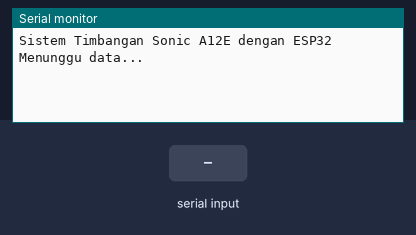
Simulated run of this sketch. Board: ESP32. Parts: the last lines printed to the serial monitor. The inputs (shaded band) are chosen by the test bench. Nothing arrives over Bluetooth unless stated.

Above: at 1.2 s.
1.3 s: "1\n" received over the second serial link
At 2.8 s:
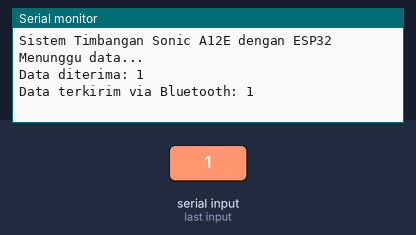
3.5 s: "0\n" received over the second serial link
At 3.81 s:
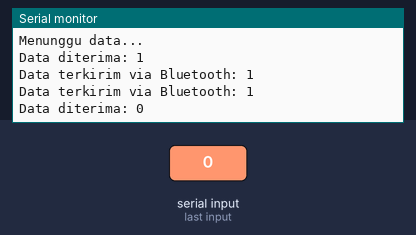
5.0 s: "2\n" received over the second serial link
At 5.8 s:
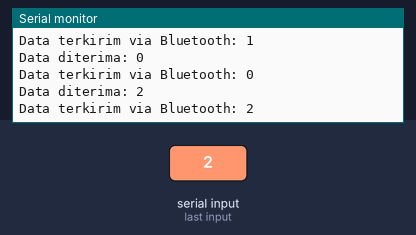
Timing chart, 0 to 8.0 s (numbered marks = the images above; inputs shaded):
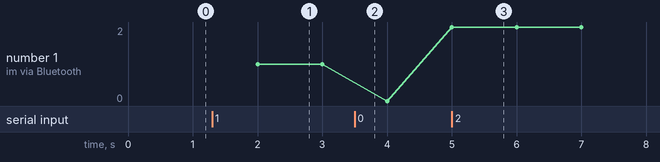

The sketch:

next.ino
```cpp
#include <HardwareSerial.h>
#include "BluetoothSerial.h"

#define RX_PIN 17
#define TX_PIN 16

HardwareSerial TimbanganSerial(2);
BluetoothSerial SerialBT;

String lastData = "";
unsigned long lastSendTime = 0;
const unsigned long sendInterval = 1000; // Interval pengiriman 1 detik

void setup() {
  Serial.begin(115200);
  TimbanganSerial.begin(9600, SERIAL_8N1, RX_PIN, TX_PIN);
  SerialBT.begin("ESP32_Timbangan"); // Nama Bluetooth device

  Serial.println("Sistem Timbangan Sonic A12E dengan ESP32");
  Serial.println("Menunggu data...");
}

void loop() {
  if (TimbanganSerial.available()) {
    String data = TimbanganSerial.readStringUntil('\n');
    data.trim();

    if (data.length() > 0) {
      lastData = data;
      Serial.println("Data diterima: " + lastData);
    }
  }

  unsigned long currentTime = millis();
  if (currentTime - lastSendTime >= sendInterval) {
    if (lastData != "") {
      SerialBT.println(lastData);
      Serial.println("Data terkirim via Bluetooth: " + lastData);
    }
    lastSendTime = currentTime;
  }
}
```

Measured:
- after the input at 1.3 s, the serial monitor: prints a new line at once (image 1)
- after the input at 3.5 s, the serial monitor: prints a new line at once (image 2)
- after the input at 5.0 s, the serial monitor: prints a new line at once (image 3)
- plotted number 1: 1 → 0 after the input at 3.5 s, 0 → 2 after the input at 5.0 s
